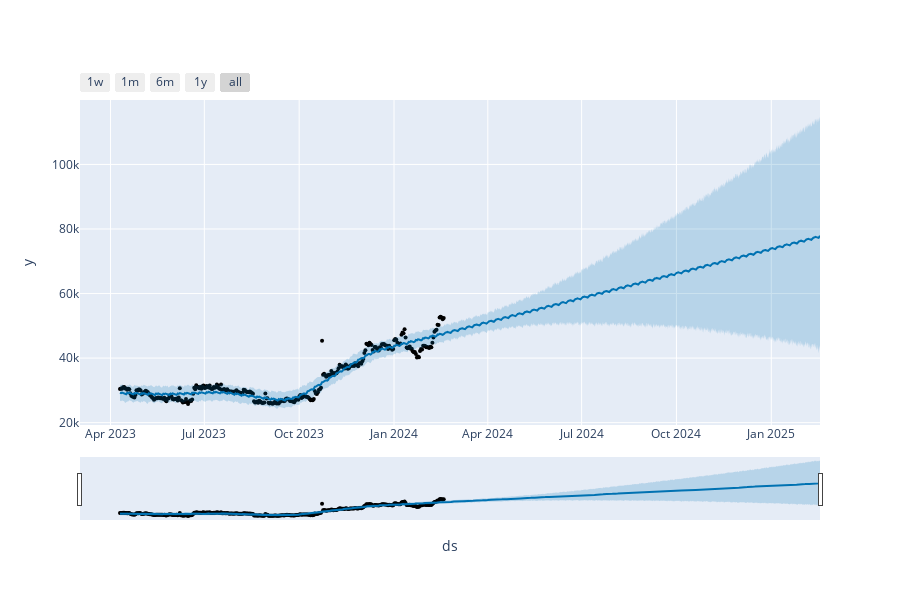

Notebook source saved alongside this figure:
### Code cell
plot_plotly(m ,forecast)

### Figure 1 — Plotly figure (JSON) as saved in the notebook; plotly's stock layout.template omitted (floating-point values rounded to 4 significant figures; data arrays with more than 128 entries replaced by an {"elided": "..."} marker saying what was removed)
{"data": [{"marker": {"color": "black", "size": 4}, "mode": "markers", "name": "Actual", "type": "scatter", "x": {"elided": "315 str values"}, "y": {"elided": "315 float values"}}, {"hoverinfo": "skip", "line": {"width": 0}, "mode": "lines", "type": "scatter", "x": {"elided": "9075 str values"}, "y": {"elided": "9075 float values"}}, {"fill": "tonexty", "fillcolor": "rgba(0, 114, 178, 0.2)", "line": {"color": "#0072B2", "width": 2}, "mode": "lines", "name": "Predicted", "type": "scatter", "x": {"elided": "9075 str values"}, "y": {"elided": "9075 float values"}}, {"fill": "tonexty", "fillcolor": "rgba(0, 114, 178, 0.2)", "hoverinfo": "skip", "line": {"width": 0}, "mode": "lines", "type": "scatter", "x": {"elided": "9075 str values"}, "y": {"elided": "9075 float values"}}], "layout": {"height": 600, "showlegend": false, "width": 900, "xaxis": {"rangeselector": {"buttons": [{"count": 7, "label": "1w", "step": "day", "stepmode": "backward"}, {"count": 1, "label": "1m", "step": "month", "stepmode": "backward"}, {"count": 6, "label": "6m", "step": "month", "stepmode": "backward"}, {"count": 1, "label": "1y", "step": "year", "stepmode": "backward"}, {"step": "all"}]}, "rangeslider": {"visible": true}, "title": {"text": "ds"}, "type": "date"}, "yaxis": {"title": {"text": "y"}}}}
